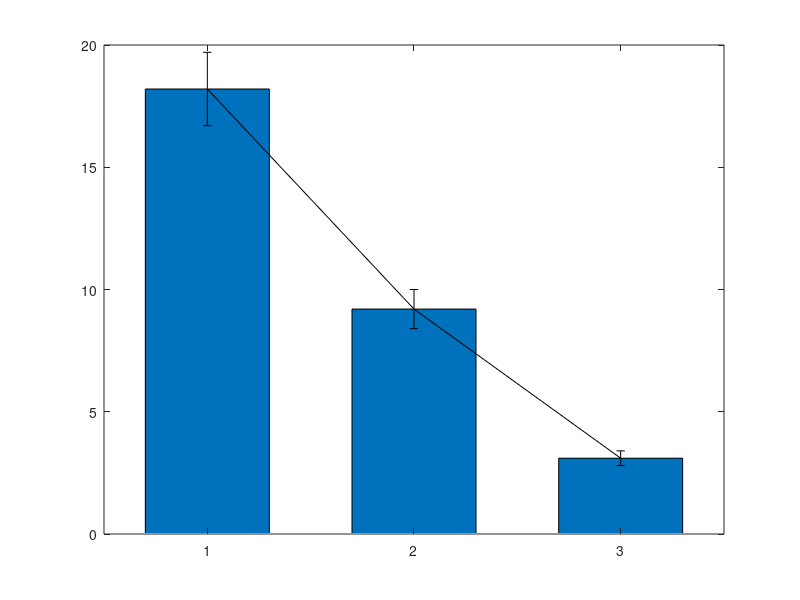

This figure's MATLAB source: (Note: this script raises an error after producing the figure.)
clc; close all; clear;

%% 1. 데이터 정의 (실제 실험 데이터로 변경 필요)
% 예시: 연산 시간 (단위: 초) [Pure BFGS, MLP + BFGS, Proposed]
calc_time = [18.2, 9.2, 3.1]; 
% 예시: 표준 편차 (STD) 데이터 - 사용자 요청에 의해 추가됨 (실제 실험 데이터로 변경 필요)
calc_std = [1.5, 0.8, 0.3]; 

% x축 라벨 정의 (Adam 제거)
method_names = {'Pure BFGS', 'MLP + BFGS', 'Proposed'};
num_methods = length(calc_time);

%% 2. 그래프 그리기
figure('Position', [100, 100, 800, 600]);

% 막대 그래프 생성
bar_width = 0.6;
b = bar(calc_time, bar_width); 
hold on;

% 표준 편차 (Error Bar) 추가
% 'none' 라인 스타일로 막대 위에 수직 에러 바만 표시
x_center = 1:num_methods;
e = errorbar(x_center, calc_time, calc_std, 'k', 'LineWidth', 1.5, 'CapSize', 18);
e.LineStyle = 'none'; % 에러 바를 잇는 선 제거
hold off;

%% 3. 스타일 설정 (논문용 포맷팅)
% 3-1. 색상 설정: Proposed만 강조하고 나머지는 회색 처리
b.FaceColor = 'flat'; % 개별 색상 지정 활성화
base_color = [0.7, 0.7, 0.7]; % 회색 (Baselines)
prop_color = [0, 0.4470, 0.7410]; % 파란색 or 강조색 (Proposed)

% 색상 설정 (3개 데이터 기준): 1~2번째는 회색, 3번째(Proposed)는 강조색
b.CData(1,:) = base_color;
b.CData(2,:) = base_color;
b.CData(3,:) = prop_color;

% 3-2. 축 및 라벨 설정
set(gca, 'XTickLabel', method_names, 'FontSize', 12, 'FontWeight', 'bold');
ylabel('Computation Time [s]', 'FontSize', 14, 'FontWeight', 'bold');
title('Comparison of Calculation Time', 'FontSize', 16, 'FontWeight', 'bold');
grid on;
box on;       % 그래프 테두리 닫기
set(gca, 'LineWidth', 1.2); % 축 선 두께

% y축 범위 (데이터 최대값 + STD 최대값 보다 20% 높게 잡아서 여유 공간 확보)
max_val = max(calc_time + calc_std);
ylim([0, max_val * 1.2]); 

%% 4. 막대 위에 수치 텍스트 표시
% 각 막대 높이 바로 위에 텍스트 추가 (평균값 + STD 표시)
for i = 1:num_methods
    % 텍스트 위치: 평균값 + STD 만큼 위
    text_y_pos = calc_time(i) + calc_std(i);
    % 텍스트 내용: 평균값 $\pm$ 표준 편차 형태로 포맷팅
    % $\pm$ 기호를 위해 LaTeX 포맷을 사용합니다.
    text_str = sprintf('%.2f $\\pm$ %.2f s', calc_time(i), calc_std(i));
    
    text(i, text_y_pos, text_str, ...
        'HorizontalAlignment', 'center', ...
        'VerticalAlignment', 'bottom', ...
        'FontSize', 11, 'FontWeight', 'bold', ...
        'Interpreter', 'latex'); % LaTeX 인터프리터 설정
end